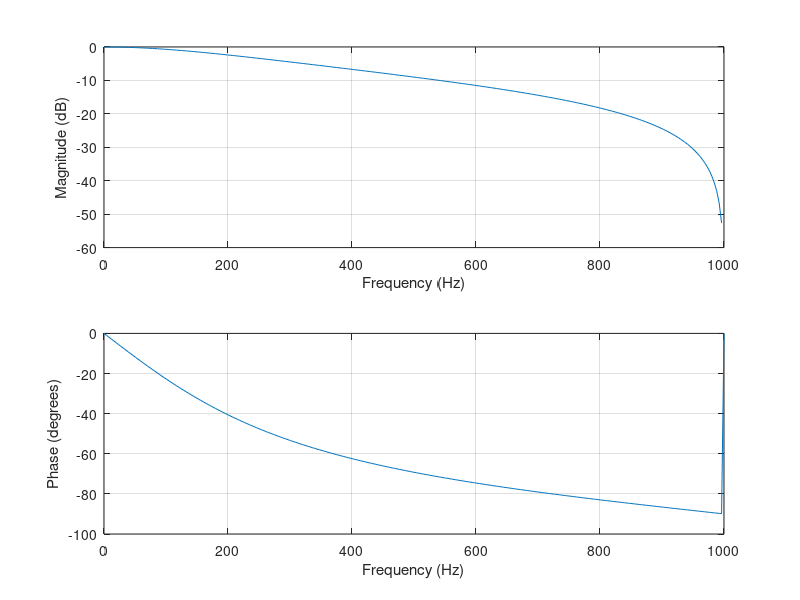
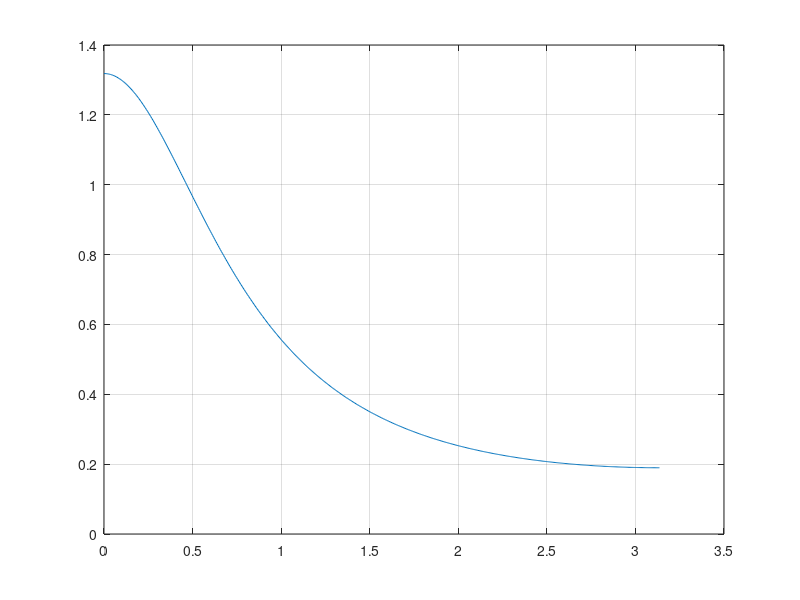

These charts were generated, in order, by the following MATLAB code: (Note: this script raises an error after producing the figures.)
%Chebychev (bilinear)
%in barname baraye mohase chebychev filter ast.baraye ejra evaluate cell & advance ra
%bezanid.
clc;
clear all;
close all;
Wp=2*tan(0.15*pi)/20;
Ws=2*tan(0.2*pi)/20;
Rp=0.19;
Rs=0.2;
[N,Wn]=cheb1ord(Wp,Ws,Rp,Rs);
%[N,Wn]=cheb2ord(Wp,Ws,Rp,Rs);

[b,a]=cheby1(N,Rp,Wn)
%[b,a]=cheby2(N,Rs,Wn)

H=tf(b,a,2000);
H
figure(1);
freqz(b,a,256,2000)
figure(2);
grpdelay(b,a)
figure(3);bode(b,a)

%% (invariant)
clc;
clear all;
close all;
Wp=0.3*pi/20;
Ws=0.4*pi/20;
Rp=0.19;
Rs=0.2;
[N,Wn]=cheb1ord(Wp,Ws,Rp,Rs);
%[N,Wn]=cheb2ord(Wp,Ws,Rp,Rs);
[b,a]=cheby1(N,Rp,Wn)
%[b,a]=cheby2(N,Rs,Wn)

H=tf(b,a,2000);
H
figure(1);
freqz(b,a,256,2000)
figure(2);
grpdelay(b,a)
figure(3);bode(b,a)
